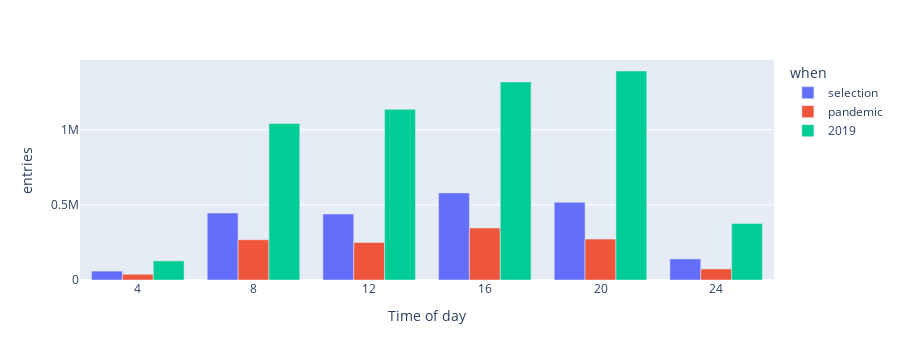

Write notebook code for a chart like this one.
### Code cell
fig = px.bar(df_entries_by_tod,
              x="tod", y="entries", color='when', barmode="group", height=360)
fig.update_layout(
    xaxis = dict(
        tickmode= 'linear',
        tick0=0,
        dtick=4,
        title='Time of day'
    )
)

fig.show()

### Figure 1 — Plotly figure (JSON) as saved in the notebook; plotly's stock layout.template omitted (floating-point values rounded to 4 significant figures)
{"data": [{"alignmentgroup": "True", "hovertemplate": "when=selection<br>tod=%{x}<br>entries=%{y}<extra></extra>", "legendgroup": "selection", "marker": {"color": "#636efa", "pattern": {"shape": ""}}, "name": "selection", "offsetgroup": "selection", "orientation": "v", "showlegend": true, "textposition": "auto", "type": "bar", "x": [4, 8, 12, 16, 20, 24], "xaxis": "x", "y": [59203, 445115, 439064, 579082, 516940, 140324], "yaxis": "y"}, {"alignmentgroup": "True", "hovertemplate": "when=pandemic<br>tod=%{x}<br>entries=%{y}<extra></extra>", "legendgroup": "pandemic", "marker": {"color": "#EF553B", "pattern": {"shape": ""}}, "name": "pandemic", "offsetgroup": "pandemic", "orientation": "v", "showlegend": true, "textposition": "auto", "type": "bar", "x": [4, 8, 12, 16, 20, 24], "xaxis": "x", "y": [38278, 267603, 250083, 345707, 271891, 73513], "yaxis": "y"}, {"alignmentgroup": "True", "hovertemplate": "when=2019<br>tod=%{x}<br>entries=%{y}<extra></extra>", "legendgroup": "2019", "marker": {"color": "#00cc96", "pattern": {"shape": ""}}, "name": "2019", "offsetgroup": "2019", "orientation": "v", "showlegend": true, "textposition": "auto", "type": "bar", "x": [4, 8, 12, 16, 20, 24], "xaxis": "x", "y": [127074, 1041233, 1134827, 1317188, 1390036, 375237], "yaxis": "y"}], "layout": {"barmode": "group", "height": 360, "legend": {"title": {"text": "when"}, "tracegroupgap": 0}, "margin": {"t": 60}, "xaxis": {"anchor": "y", "domain": [0, 1], "dtick": 4, "tick0": 0, "tickmode": "linear", "title": {"text": "Time of day"}}, "yaxis": {"anchor": "x", "domain": [0, 1], "title": {"text": "entries"}}}}
